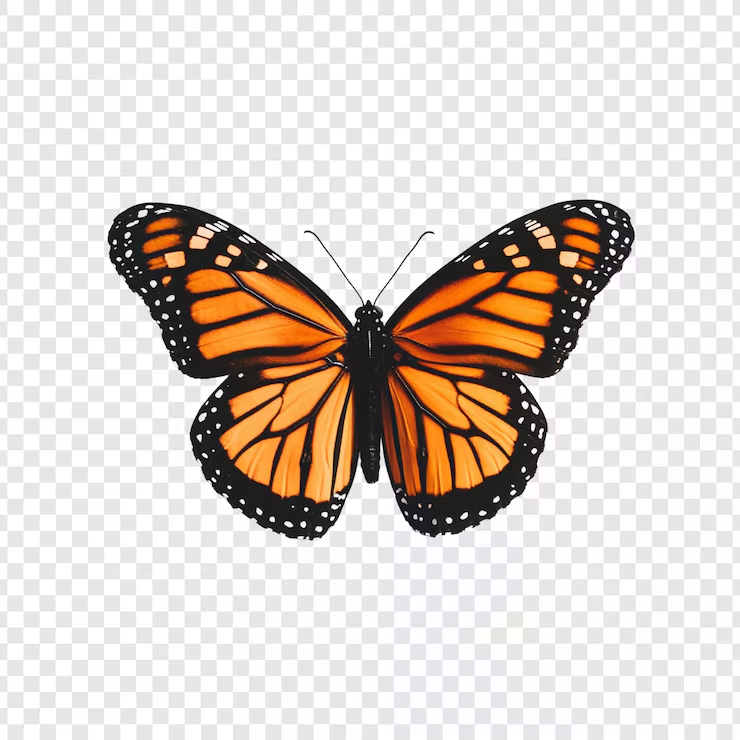
#> input picture images/entrada/borboleta.png, 740 x 740 px
$ python -i sobel.py   (imports and definitions only)   (older library calls are emulated)
#> lines starting #> are read from the running program, lines starting #| are printed output that depends on the picture
#> further down, picture is the input picture: shape (740, 740, 3); mean B, G, R 203.6, 209.9, 219.3
import cv2
import numpy as np

def gradiente_sobel(imagem):
    """
    Calcula o gradiente de Sobel da imagem.
    Detecta bordas usando as derivadas nas direções X e Y.

    Args:
        imagem: imagem de entrada (colorida ou cinza)

    Returns:
        imagem com o gradiente de Sobel (magnitude)
    """
    # Converter para cinza se for colorida
    if len(imagem.shape) == 3:
        img = cv2.cvtColor(imagem, cv2.COLOR_BGR2GRAY)
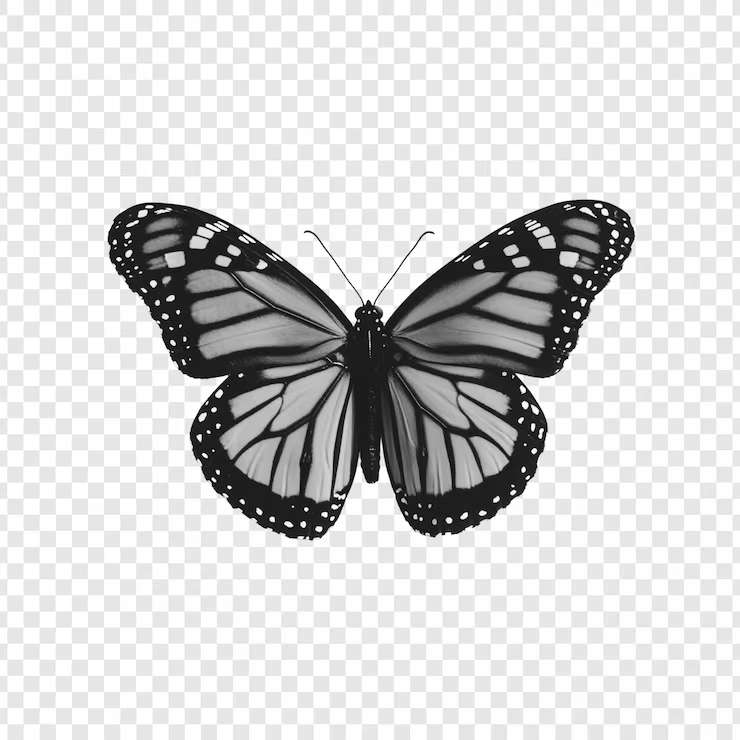
#> img: shape (740, 740); min 0, max 255, mean 212
    else:
        img = imagem.copy()

    # Calcular gradiente em X (horizontal)
    sobel_x = cv2.Sobel(img, cv2.CV_64F, 1, 0, ksize=3)
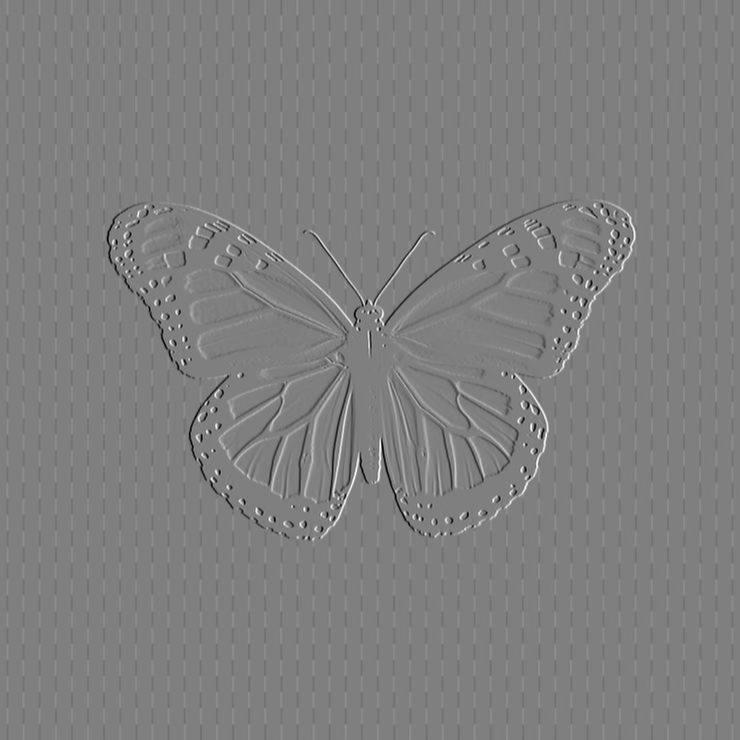
#> sobel_x: shape (740, 740) float64; min -1015, max 1017, mean 0; drawn with min black and max white

    # Calcular gradiente em Y (vertical)
    sobel_y = cv2.Sobel(img, cv2.CV_64F, 0, 1, ksize=3)
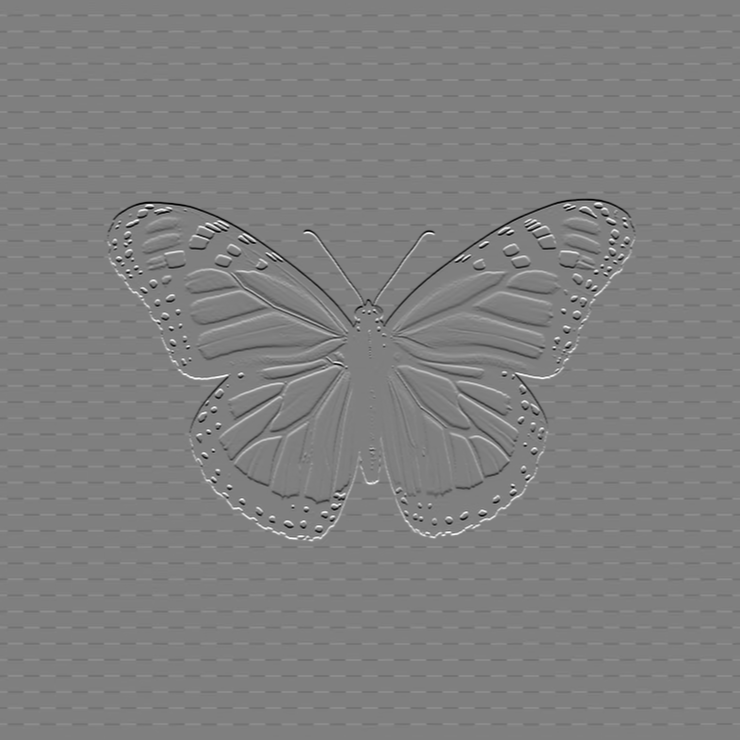
#> sobel_y: shape (740, 740) float64; min -1019, max 1019, mean 0; drawn with min black and max white

    # Calcular a magnitude do gradiente
    magnitude = np.sqrt(sobel_x**2 + sobel_y**2)
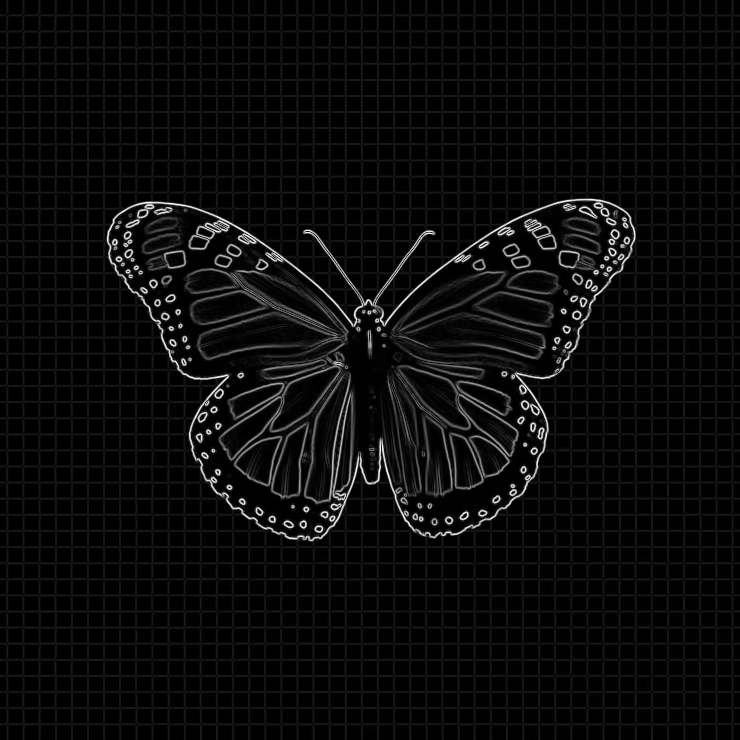
#> magnitude: shape (740, 740) float64; min 0, max 1047.5, mean 47.2; drawn with min black and max white

    # Normalizar para [0, 255]
    return np.uint8(np.clip(magnitude, 0, 255))
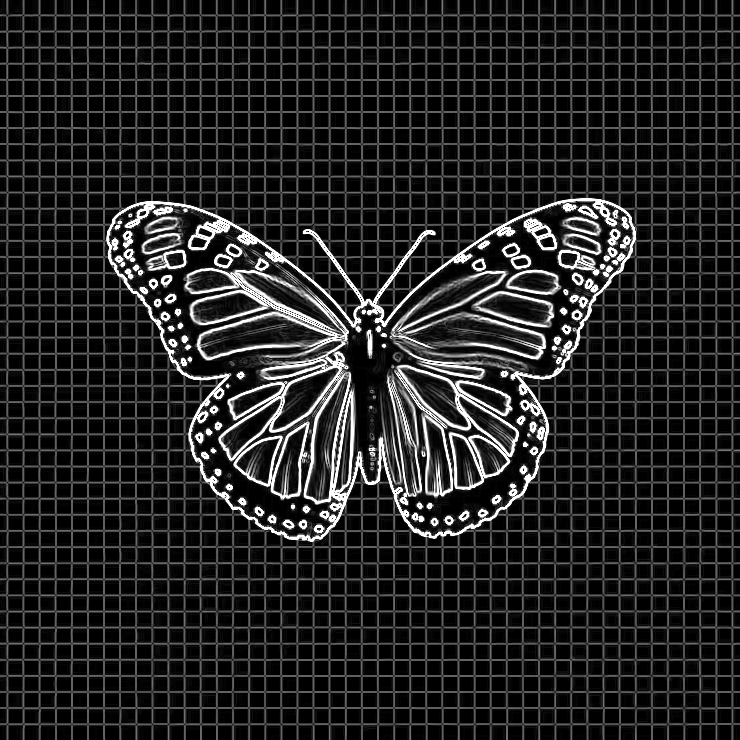
#> returned value: shape (740, 740); min 0, max 255, mean 36.7

>>> import cv2
>>> picture = cv2.imread('../../../images/entrada/borboleta.png')
>>> result = gradiente_sobel(picture)
